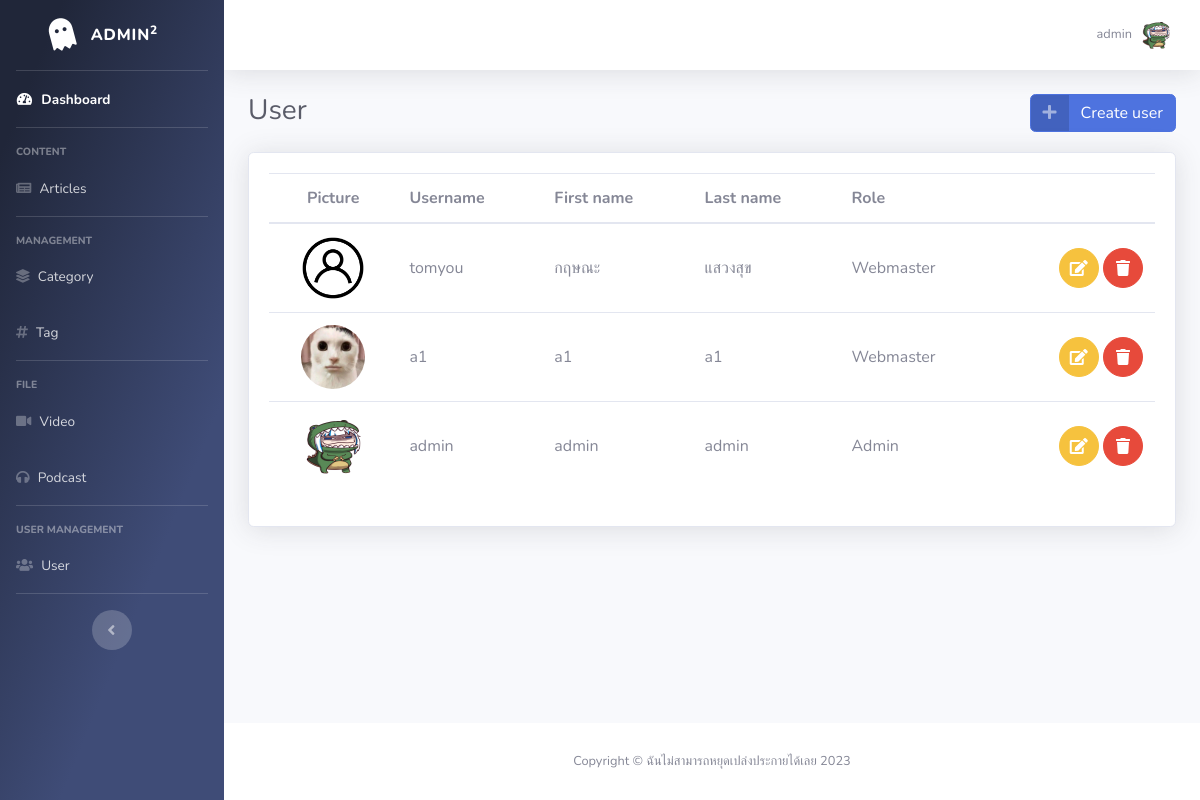
Screenshot of /backend/user.php (signed in) with the database file from the repository.
### tables this page shows
CREATE TABLE `user` (
  `id` int(11) NOT NULL,
  `role_id` int(11) NOT NULL,
  `firstname` varchar(255) NOT NULL,
  `lastname` varchar(255) NOT NULL,
  `email` varchar(255) DEFAULT NULL,
  `province` varchar(255) DEFAULT NULL,
  `username` varchar(255) NOT NULL,
  `password` varchar(255) NOT NULL,
  `image_path` varchar(255) NOT NULL
);

### backend/connect/connect.php (called while the page is built, shortened)
<?php
class connectDB
{
    private $hostName = "localhost";
    private $userName = "root";
    private $password = "";
    private $dbName = "project_news";
    function __construct()
    {
        $this->conn = new mysqli($this->hostName, $this->userName, $this->password, $this->dbName);
    }
}

### backend/functions/user-function.php (called while the page is built, shortened)
<?php
class userFunction extends connectDB
{
    public function getUserPage($limit)
    {
        $sql = "SELECT * FROM user ORDER BY id DESC $limit";
        return $this->conn->query($sql);
    }
}

### backend/user.php (the view, shortened to what this page needs)
<?php
include "connect/connect.php";
include_once('functions/user-function.php');
$userFn = new userFunction();
$userRole = $_SESSION['role'];
$page_rows = 10;
$pagenum = 1;
$limit = 'LIMIT ' . ($pagenum - 1) * $page_rows . ',' . $page_rows;
$userPage =  $userFn->getUserPage($limit);
?>
<!DOCTYPE html>
<html lang="en">
<head>
    <link href="vendor/fontawesome-free/css/all.min.css" rel="stylesheet" type="text/css">
    <link href="css/sb-admin-2.css" rel="stylesheet">
</head>
<body id="page-top">
    <div id="wrapper">
        <?php include('./components/sidebar.php') ?>
        <div id="content-wrapper" class="d-flex flex-column">
            <div id="content">
                <?php include('./components/topbar.php') ?>
                <div class="container-fluid">
                    <div class="d-flex justify-content-between">
                        <h1 class="h3 mb-4 text-gray-800">User</h1>
                        <div>
                            <?php
                            if ($userRole == '1') { ?>
                                <a href="user-create.php" class="btn btn-primary btn-icon-split">
                                    <span class="icon text-white-50">
                                        <i class="fas fa-plus"></i>
                                    </span>
                                    <span class="text">Create user</span>
                                </a>
                            <?php } ?>
                        </div>
                    </div>
                    <div class="card shadow mb-4">
                        <div class="card-body">
                            <div class="table-responsive">
                                <table class="table" id="dataTable" width="100%" cellspacing="0">
                                    <thead>
                                        <tr>
                                            <th style="text-align: center;">Picture</th>
                                            <th>Username</th>
                                            <th>First name</th>
                                            <th>Last name</th>
                                            <th>Role</th>
                                            <th></th>
                                        </tr>
                                    </thead>
                                    <tbody>
                                        <?php
                                        while ($user = $userPage->fetch_assoc()) {
                                        ?>
                                            <tr>
                                                <td style=" vertical-align: middle; text-align: center;">
                                                    <img class="img-profile rounded-circle" src="uploads/user-img/<?php echo $user['image_path']; ?>">
                                                </td>
                                                <td style="vertical-align: middle;"><?php echo $user['username'] ?></td>
                                                <td style="vertical-align: middle;"><?php echo $user['firstname'] ?></td>
                                                <td style="vertical-align: middle;"><?php echo $user['lastname'] ?></td>
                                                <td style="vertical-align: middle;"><?php if ($user['role_id'] == '1') {
                                                                                        echo 'Admin';
                                                                                    } else {
                                                                                        echo 'Webmaster';
                                                                                    } ?></td>
                                                <?php
                                                if ($userRole == '1') { ?>
                                                    <td style="vertical-align: middle; text-align: right;">
                                                        <a href="user-edit.php?id=<?php echo $user['id'] ?>" class="btn btn-warning btn-circle">
                                                            <i class="fas fa-edit"></i>
                                                        </a>
                                                        <a class="btn btn-danger btn-circle trash" href="#delModal" data-id="<?php echo $user['id'] ?>" data-img="<?php echo $user['image_path'] ?>" role="button" data-toggle="modal">
                                                            <i class="fas fa-trash"></i>
                                                        </a>
                                                    </td>
                                                <?php } ?>
                                            </tr>
                                        <?php } ?>
                                    </tbody>
                                </table>
                            </div>
                        </div>
                    </div>
                </div>
            </div>
            <footer class="sticky-footer bg-white">
                <div class="container my-auto">
                    <div class="copyright text-center my-auto">
                        <span>Copyright &copy; ฉันไม่สามารถหยุดเปล่งประกายได้เลย <?php echo date("Y"); ?></span>
                    </div>
                </div>
            </footer>
        </div>
    </div>
</body>
</html>

### backend/components/sidebar.php
<ul class="navbar-nav bg-gradient-custom sidebar sidebar-dark accordion" id="accordionSidebar">
    <a class="sidebar-brand d-flex align-items-center justify-content-center" href="dashboard.php">
        <div class="sidebar-brand-icon rotate-n-15">
            <i class="fas fa-ghost"></i>
        </div>
        <div class="sidebar-brand-text mx-3">Admin<sup>2</sup></div>
    </a>
    <hr class="sidebar-divider my-0">
    <li class="nav-item active">
        <a class="nav-link" href="dashboard.php">
            <i class="fas fa-fw fa-tachometer-alt"></i>
            <span>Dashboard</span></a>
    </li>
    <hr class="sidebar-divider">
    <div class="sidebar-heading">
        Content
    </div>
    <li class="nav-item">
        <a class="nav-link" href="article.php">
            <i class="fas fa-newspaper"></i>
            <span>Articles</span></a>
    </li>
    <hr class="sidebar-divider">
    <div class="sidebar-heading">
        management
    </div>
    <li class="nav-item">
        <a class="nav-link" href="category.php">
            <i class="fas fa-layer-group"></i>
            <span>Category</span></a>
    </li>
    <li class="nav-item">
        <a class="nav-link" href="tag.php">
            <i class="fas fa-hashtag"></i>
            <span>Tag</span></a>
    </li>
    <hr class="sidebar-divider">
    <div class="sidebar-heading">
        File
    </div>
    <li class="nav-item">
        <a class="nav-link" href="video.php">
            <i class="fas fa-video"></i>
            <span>Video</span></a>
    </li>
    <li class="nav-item">
        <a class="nav-link" href="podcast.php">
            <i class="fas fa-headphones"></i>
            <span>Podcast</span></a>
    </li>
    <hr class="sidebar-divider">
    <?php if ($userRole == '1') { ?>
        <div class="sidebar-heading">
            user management
        </div>
        <li class="nav-item">
            <a class="nav-link" href="user.php">
                <i class="fas fa-users"></i>
                <span>User</span></a>
        </li>
        <hr class="sidebar-divider d-none d-md-block">
    <?php } ?>
    <div class="text-center d-none d-md-inline">
        <button class="rounded-circle border-0" id="sidebarToggle"></button>
    </div>
</ul>

### backend/components/topbar.php (shortened to what this page needs)
<nav class="navbar navbar-expand navbar-light bg-white topbar mb-4 static-top shadow">
    <ul class="navbar-nav ml-auto">
        <li class="nav-item dropdown no-arrow">
            <a class="nav-link dropdown-toggle" href="#" id="userDropdown" role="button" data-toggle="dropdown" aria-haspopup="true" aria-expanded="false">
                <span class="mr-2 d-none d-lg-inline text-gray-600 small"><?php echo $_SESSION['username'] ?></span>
                <img class="img-profile rounded-circle" src="uploads/user-img/<?php echo $_SESSION['user-img'] ?>">
            </a>
        </li>
    </ul>
</nav>

### rows the page displays
user: image_path (picture), username "tomyou", firstname "กฤษณะ", lastname "แสวงสุข", role_id "Webmaster"
user: image_path (picture), username "a1", firstname "a1", lastname "a1", role_id "Webmaster"
user: image_path (picture), username "admin", firstname "admin", lastname "admin", role_id "Admin"

### other values shown
$_SESSION['username'] "admin"
